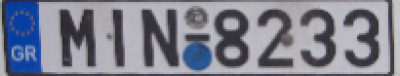
#> input picture Month1-ImageBasic/license_plate.png, 400 x 76 px
$ python mod1.2.py --image license_plate.png   (Python 2 division)
#> lines starting #> are read from the running program, lines starting #| are printed output that depends on the picture
# -- coding: utf-8 --

__author__ = 'amryfitra'

import cv2
import argparse


ap = argparse.ArgumentParser()
ap.add_argument("-i", "--image", required=True,
                help="Image path")

args = vars(ap.parse_args())

img = cv2.imread(args["image"])
#> img is the input picture: shape (76, 400, 3); mean B, G, R 143, 129.1, 126.5

cv2.imshow("Original", img)

(h, w) = img.shape[:2]
#> h = 76; w = 400

(cX, cY) = (w/2, h/2)
#> cX = 200; cY = 38

top_left = img[0:cY, 0:cX]
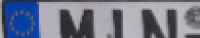
#> top_left: shape (38, 200, 3); mean B, G, R 139.6, 119.6, 113.9
top_right = img[0:cY, cX:w]
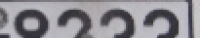
#> top_right: shape (38, 200, 3); mean B, G, R 145.5, 139.3, 141.3
bot_left = img[cY:h, 0:cX]
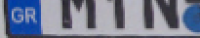
#> bot_left: shape (38, 200, 3); mean B, G, R 145.3, 124, 116.6
bot_right = img[cY:h, cX:w]
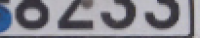
#> bot_right: shape (38, 200, 3); mean B, G, R 141.9, 133.5, 134.1

cv2.imshow("Top left", top_left)
cv2.imshow("Top right", top_right)
cv2.imshow("Bot left", bot_left)
cv2.imshow("Bot right", bot_right)

img_cp = img.copy()
img_cp[0:cY, 0:cX] = (0, 255, 255)
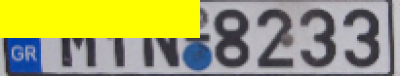
#> img_cp: shape (76, 400, 3); mean B, G, R 108.2, 163, 161.8

cv2.imshow("Pixel Manipulation", img_cp)
cv2.waitKey(0)
